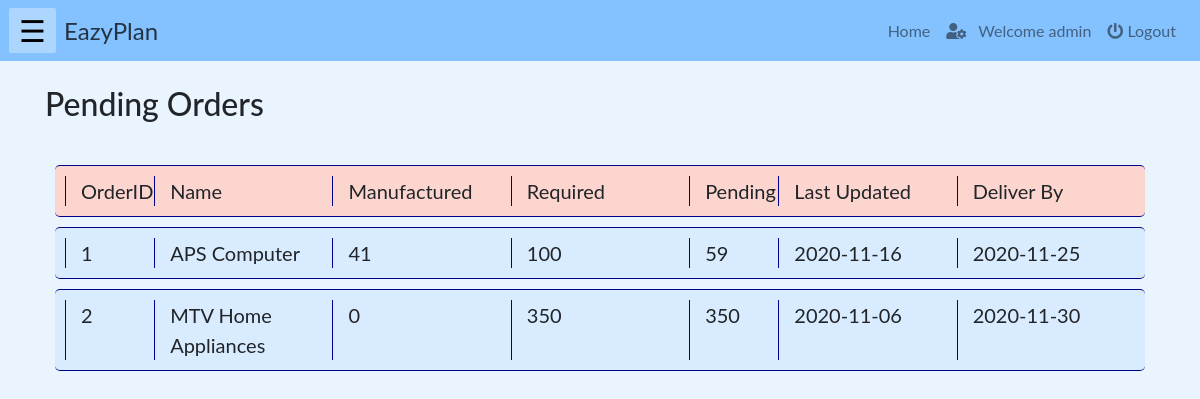
The app's page /php/pendingorder.php (signed in), older data.
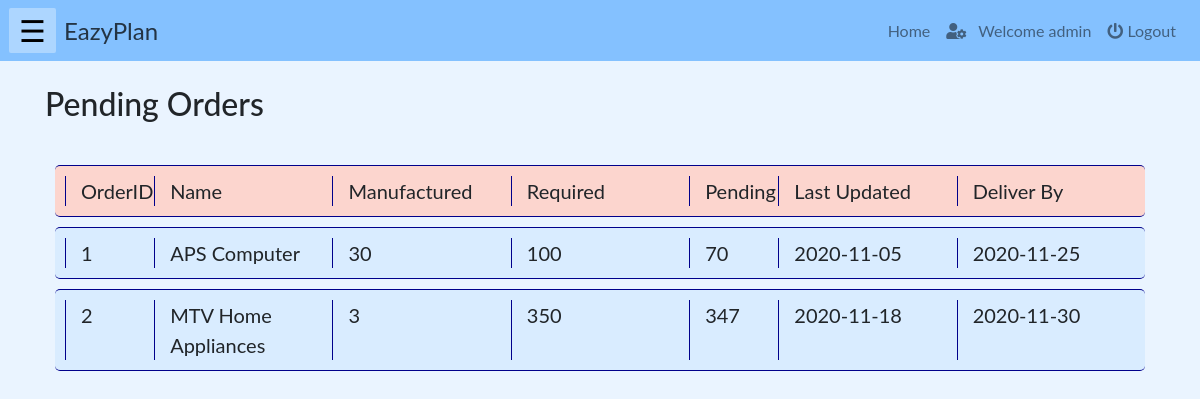
The same page, newer data.
### tables this page shows
CREATE TABLE `pendingorder` (
  `orderID` int(10) NOT NULL,
  `CompletedProdQTY` int(10) NOT NULL,
  `lastUpdated` date NOT NULL
);

CREATE TABLE `allorder` (
  `orderID` int(10) NOT NULL,
  `name` varchar(100) NOT NULL,
  `description` varchar(1000) NOT NULL,
  `quantity` int(10) NOT NULL,
  `orderDate` date NOT NULL,
  `completionDate` date NOT NULL,
  `status` varchar(100) NOT NULL,
  `totalEstimatedAmt` int(100) NOT NULL,
  `advanceAmt` int(100) NOT NULL,
  `amtLeft` int(100) NOT NULL
);

### php/pendingorder.php (the view, shortened to what this page needs)
<!DOCTYPE html>
<html lang="en">
    <?php
        include("../php/headLinks.php");
        if(isset($_SESSION["name"]) && ($_SESSION["role"]=='staff' || $_SESSION["role"]=='admin' || $_SESSION["role"]=='manager'  )){
    ?>
    <body>
        <?php
            include("../php/navbar.php");
        ?>
        <div class="container">
        <br><h2>Pending Orders</h2><br>
            <div class="row" id="heading">
                <div class="col-md-1" id="val" >OrderID</div>
                <div class="col-md-2" id="val" >Name</div>
                <div class="col-md-2" id="val" >Manufactured</div>
                <div class="col-md-2" id="val" >Required</div>
                <div class="col-md-1" id="val" >Pending</div>
                <div class="col-md-2" id="val" >Last Updated</div>
                <div class="col-md-2" id="val" >Deliver By</div>
            </div>
            <?php
                include("../connection/config.php");
                $sql1 ="select a.orderID, CompletedProdQTY, lastUpdated, o.name as oname, o.quantity as oqty, o.completionDate as odate FROM pendingorder a JOIN allorder o on a.orderID = o.orderID";
                $requests = mysqli_query($db, $sql1);
                foreach($requests as $request)
                    {
            ?>
            <div class="row" id="item">
                <div class="col-md-1" id="val" ><?php echo $request['orderID']; ?></div>
                <div class="col-md-2" id="val" ><?php echo $request['oname']; ?></div>
                <div class="col-md-2" id="val" ><?php echo $request['CompletedProdQTY']; ?></div>
                <div class="col-md-2" id="val" ><?php echo $request['oqty']; ?></div>
                <div class="col-md-1" id="val" ><?php echo $request['oqty']-$request['CompletedProdQTY']; ?></div>
                <div class="col-md-2" id="val"><?php echo $request['lastUpdated'] ?></div>
                <div class="col-md-2" id="val"><?php echo $request['odate'] ?></div>
            </div>
            <?php
                }
            ?>
        </div>
    </body>
    <?php
        }
    else{
    echo "<h3 style='color:red'>Login to access the page...</h3>";
    echo "<a href='./login.php'>Click here to login</a>";}
    ?>
</html>

Row changes from the older to the newer data that the page shows:
changed pendingorder "APS Computer": CompletedProdQTY "41" → "30"; $request['oqty']-$request['CompletedProdQTY'] "59" → "70"; lastUpdated "2020-11-16" → "2020-11-05"
changed pendingorder "MTV Home Appliances": CompletedProdQTY "0" → "3"; $request['oqty']-$request['CompletedProdQTY'] "350" → "347"; lastUpdated "2020-11-06" → "2020-11-18"
